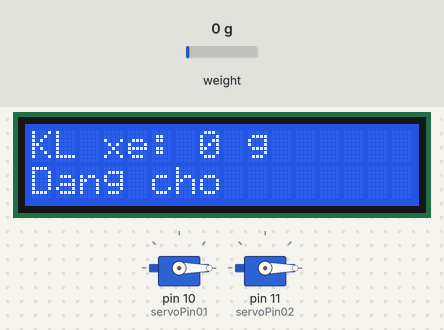
Simulated run of this sketch. Board: Arduino Uno, built with avr-gcc and run on an emulated ATmega328P. On the bench: 2 × servo, 16×2 character LCD. The inputs (shaded band) are chosen by the test bench; at power-on: weight on the scale 0 g. What the sketch prints to the serial monitor is not drawn.

Above: at 7.3 s.
7.4 s: weight on the scale set to 100 g
At 10.2 s:
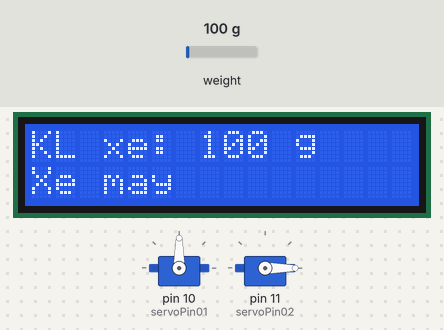
10.4 s: weight on the scale set to 179 g
At 13.2 s:
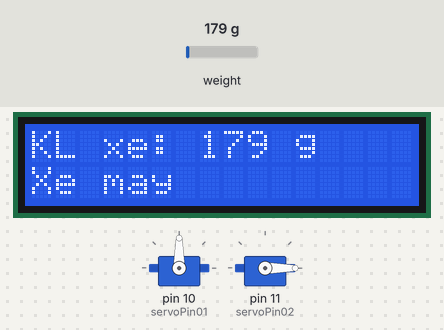
13.4 s: weight on the scale set to 210 g
At 15.9 s:
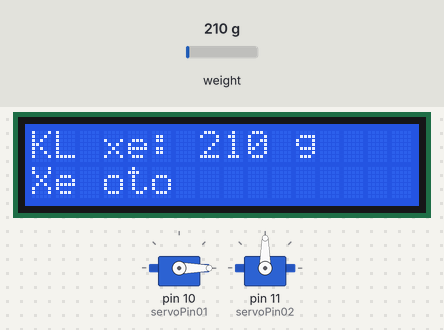
Timing chart, 0 to 17.4 s (numbered marks = the images above; inputs shaded):
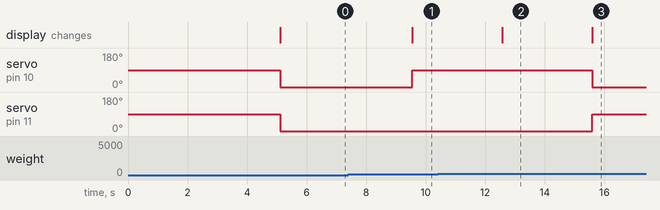

Measured:
- the behaviour switches between 200 and 201 g on weight on the scale (found by bisection; images 2 and 3)
- after the input at 7.4 s, servo on pin 10 (servoPin01): 0° → 90° after 2.1 s; the display: changes after 2.1 s (image 1)
- after the input at 10.4 s, the display: changes after 2.2 s (image 2)
- after the input at 13.4 s, servo on pin 10 (servoPin01): 90° → 0° after 2.2 s; servo on pin 11 (servoPin02): 0° → 90° after 2.2 s; the display: changes after 2.2 s (image 3)

The sketch:

loadcell_lcd.ino
```cpp
#include "HX711.h"
#include <Wire.h>
#include <LiquidCrystal_I2C.h>
LiquidCrystal_I2C lcd(0x27, 16, 2);  // or 0x3F

// HX711 circuit wiring
const int LOADCELL_DOUT_PIN = 2;
const int LOADCELL_SCK_PIN = 3;

HX711 scale;
int reading;
int lastReading;
//REPLACE WITH YOUR CALIBRATION FACTOR
#define CALIBRATION_FACTOR 408.415

//Servo
#include <Servo.h>
#define servoPin01 10
#define servoPin02 11
Servo servo01;
Servo servo02;

void displayWeight(int w) {
  int weight = w<10 ? 0 : w;
  lcd.clear();
  lcd.setCursor(0, 0);  //frint from column 3, row 0
  lcd.print("KL xe: ");
  lcd.print(weight);
  lcd.print(" g");
  if (weight < 10) {
    lcd.setCursor(0, 1);
    lcd.print("Dang cho");
    servo01.write(0);
    servo02.write(0);
  } else if (weight > 10 && weight <= 200) {
    lcd.setCursor(0, 1);
    lcd.print("Xe may  ");
    servo01.write(90);
    servo02.write(0);
  } else if (weight > 200) {
    lcd.setCursor(0, 1);
    lcd.print("Xe oto   ");
    servo01.write(0);
    servo02.write(90);
  }
}

void setup() {
  Serial.begin(9600);

  // Attach the Servo variable to a pin:
  servo01.attach(servoPin01);
  servo02.attach(servoPin02);

  //lcd
  lcd.init();
  lcd.backlight();
  lcd.setCursor(0, 0);  //frint from column 3, row 0
  lcd.print("    Load cell");
  lcd.setCursor(0, 1);
  lcd.print("  Bai gui xe   ");
  delay(5000);
  lcd.clear();

  displayWeight(0);

  //load cell
  Serial.println("Initializing the scale");
  scale.begin(LOADCELL_DOUT_PIN, LOADCELL_SCK_PIN);
  scale.set_scale(CALIBRATION_FACTOR);  // this value is obtained by calibrating the scale with known weights
  scale.tare();                         // reset the scale to 0
}

void loop() {

  if (scale.wait_ready_timeout(200)) {
    reading = round(scale.get_units());
    Serial.print("Weight: ");
    Serial.println(reading);
    if (reading != lastReading && abs(reading - lastReading)>4) {
      delay(1000);
      reading = round(scale.get_units(5));
      displayWeight(reading);
    }
    lastReading = reading;
  } else {
    Serial.println("HX711 not found.");
  }
}
```
